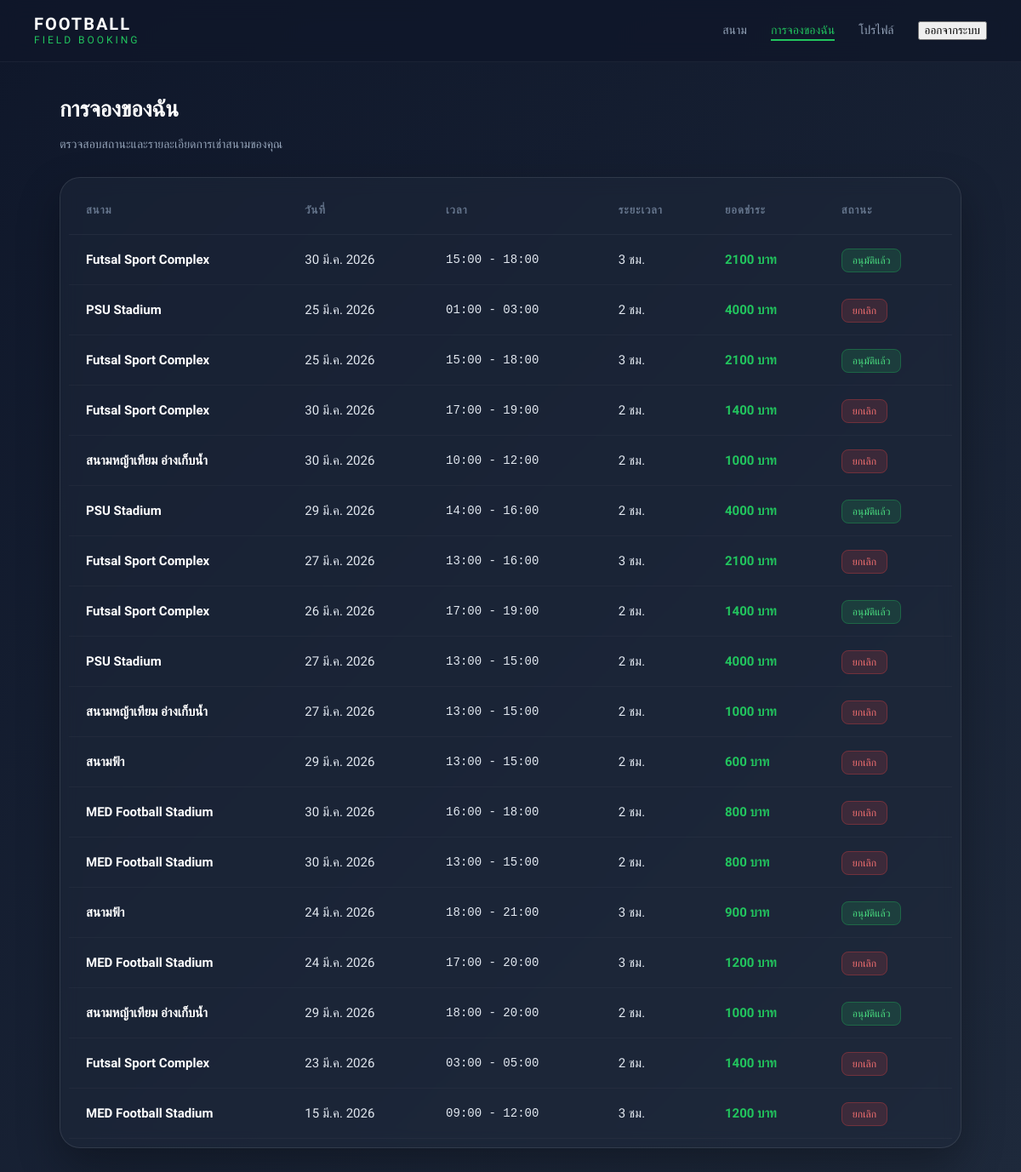
/my-booking/ (signed in), run on an earlier commit of the app's database.
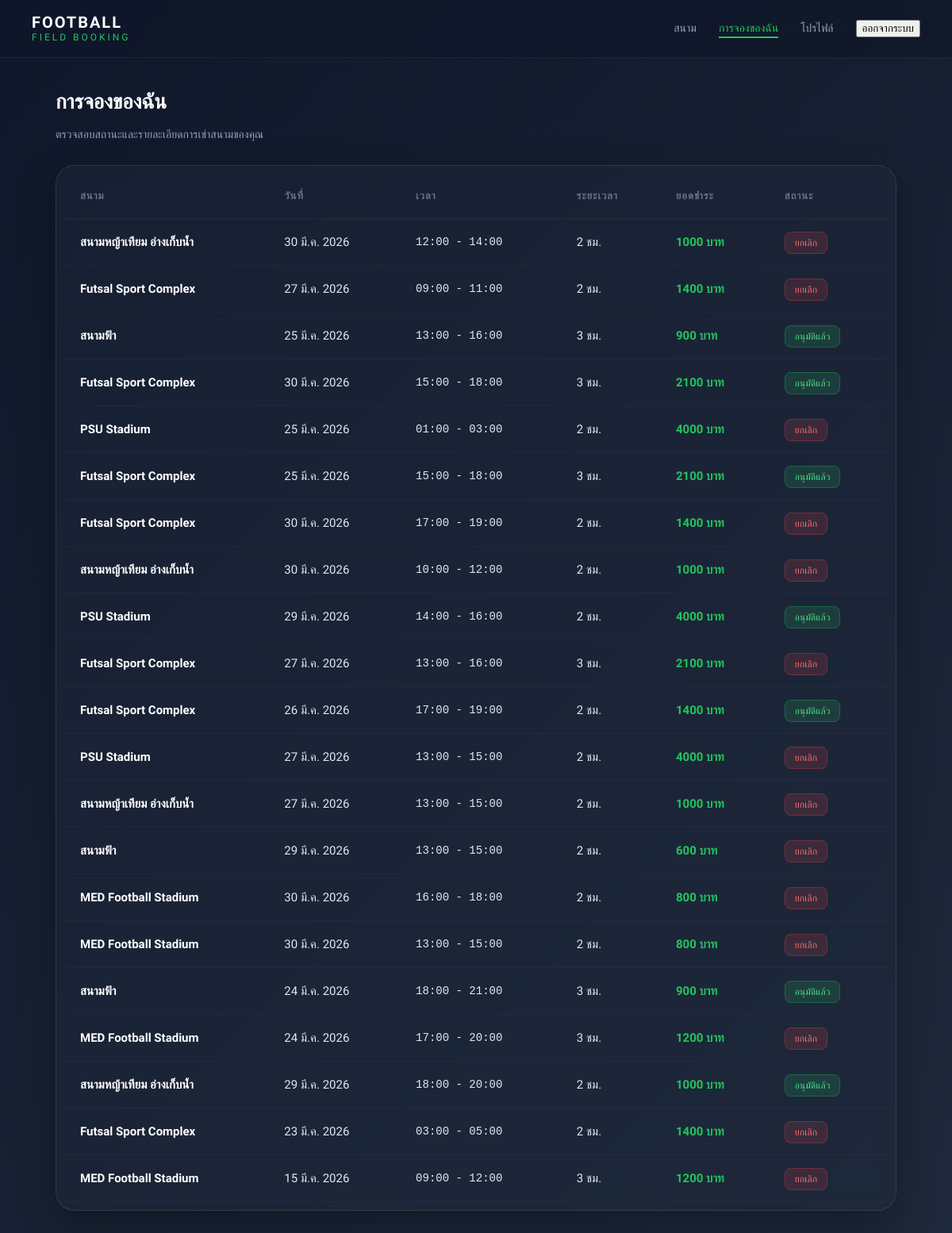
And on a later commit of the database.
### booking/models.py (models this page shows, shortened)
class Booking(models.Model):
    STATUS_CHOICES = (
        ('pending', 'Pending'),
        ('approved', 'Approved'),
        ('rejected', 'Rejected'),
        ('cancelled', 'Cancelled'),
    )
    user = models.ForeignKey(User, on_delete=models.SET_NULL, null=True, blank=True)
    field = models.ForeignKey(Field, on_delete=models.SET_NULL, null=True, blank=True)
    date = models.DateField()
    start_time = models.TimeField()
    end_time = models.TimeField()
    hours = models.IntegerField()
    total_price = models.IntegerField()
    status = models.CharField(max_length=10, choices=STATUS_CHOICES, default='pending')
    slip = models.ImageField(upload_to="slips/", null=True, blank=True)
    is_walkin = models.BooleanField(default=False)
    created_at = models.DateTimeField(auto_now_add=True)
    hours = models.IntegerField()
    water_packs = models.IntegerField(default=0)
    balls = models.IntegerField(default=0)
    class Meta:
        ordering = ['-created_at']

class Field(models.Model):
    name = models.CharField(max_length=100)
    field_type = models.CharField(max_length=20, choices=FIELD_TYPE)
    price = models.IntegerField()
    image = models.ImageField(upload_to='fields/', null=True, blank=True)
    open_time = models.TimeField()
    close_time = models.TimeField()
    is_active = models.BooleanField(default=True)

### booking/views.py (the view)
# urls.py: path('my-booking/', views.my_booking, name='my_booking'),
def my_booking(request):
    bookings = Booking.objects.filter(user=request.user).order_by('-id')
    return render(request, 'booking/my-booking.html', {
        'bookings': bookings
    })

### booking/templates/booking/my-booking.html (shortened to what this page needs)
{% load static %}
<!DOCTYPE html>
<html lang="th">
<head>
    <link rel="stylesheet" href="{% static 'booking/css/my-booking.css' %}">
</head>
<body>
    <nav class="navbar">
        <div class="logo">
            <span class="logo-main">FOOTBALL</span>
            <span class="logo-sub">FIELD BOOKING</span>
        </div>
        <ul class="nav-menu">
            <li><a href="{% url 'home' %}">สนาม</a></li>
            <li><a href="{% url 'my_booking' %}" class="active">การจองของฉัน</a></li>
            <li><a href="{% url 'profile' %}">โปรไฟล์</a></li>
            <li>
                <form action="{% url 'logout' %}" method="post" style="display:inline;">
                    <button type="submit" class="logout-btn">ออกจากระบบ</button>
                </form>
            </li>
        </ul>
    </nav>
    <div class="container">
        <header class="page-header">
            <h1>การจองของฉัน</h1>
            <p class="subtitle">ตรวจสอบสถานะและรายละเอียดการเช่าสนามของคุณ</p>
        </header>
        <div class="table-card">
            <div class="table-wrapper">
                <table>
                    <thead>
                        <tr>
                            <th>สนาม</th>
                            <th>วันที่</th>
                            <th>เวลา</th>
                            <th>ระยะเวลา</th>
                            <th>ยอดชำระ</th>
                            <th>สถานะ</th>
                        </tr>
                    </thead>
                    <tbody>
                        {% if bookings %}
                        {% for booking in bookings %}
                        <tr>
                            <td class="field-info">
                                {% if booking.field %}
                                <span class="name">{{ booking.field.name }}</span>
                                {% else %}
                                <span class="name" style="color: red;">สนามถูกลบออกจากระบบ</span>
                                {% endif %}
                            </td>
                            <td>{{ booking.date|date:"d M Y" }}</td>
                            <td class="time-slot">{{ booking.start_time|time:"H:i" }} - {{ booking.end_time|time:"H:i" }}</td>
                            <td>{{ booking.hours }} ชม.</td>
                            <td class="total-price">{{ booking.total_price }} บาท</td>
                            <td>
                                {% if booking.status == "pending" %}
                                <span class="status-badge pending">รอตรวจสอบ</span>
                                {% elif booking.status == "approved" %}
                                <span class="status-badge approved">อนุมัติแล้ว</span>
                                {% else %}
                                <span class="status-badge rejected">ยกเลิก</span>
                                {% endif %}
                            </td>
                        </tr>
                        {% endfor %}
                        {% endif %}
                    </tbody>
                </table>
            </div>
        </div>
    </div>
</body>
</html>

### booking/static/booking/css/my-booking.css (style rules this page uses)
* { box-sizing: border-box; font-family: 'Prompt', sans-serif; transition: all 0.3s cubic-bezier(0.4, 0, 0.2, 1); }
body { margin: 0; min-height: 100vh; background: linear-gradient(135deg, #0f172a, #1e293b); color: #fff; overflow-x: hidden; }
.navbar { position: sticky; top: 0; z-index: 1000; padding: 18px 40px; display: flex; justify-content: space-between; align-items: center; background: rgba(15, 23, 42, 0.8); backdrop-filter: blur(12px); border-bottom: 1px solid rgba(255, 255, 255, 0.05); }
.logo { line-height: 1; }
.logo-main { display: block; font-size: 20px; font-weight: 700; letter-spacing: 2px; }
.logo-sub { font-size: 12px; font-weight: 500; color: #22c55e; letter-spacing: 3px; }
.nav-menu { list-style: none; display: flex; gap: 28px; margin: 0; padding: 0; }
.nav-menu a { color: #94a3b8; text-decoration: none; font-size: 14px; font-weight: 500; position: relative; padding: 5px 0; }
.nav-menu a:hover, .nav-menu a.active { color: #22c55e; }
.nav-menu a::after { content: ''; position: absolute; bottom: 0; left: 0; width: 0; height: 2px; background: #22c55e; transition: 0.3s; }
.nav-menu a:hover::after, .nav-menu a.active::after { width: 100%; }
.container { max-width: 1100px; margin: 40px auto; padding: 0 20px; }
.page-header { margin-bottom: 30px; }
.page-header h1 { font-size: 26px; font-weight: 700; }
.subtitle { color: #94a3b8; font-size: 14px; }
.table-card { background: rgba(30, 41, 59, 0.5); backdrop-filter: blur(10px); border: 1px solid rgba(255, 255, 255, 0.1); border-radius: 24px; padding: 10px; box-shadow: 0 20px 50px rgba(0, 0, 0, 0.3); }
.table-wrapper { overflow-x: auto; }
table { width: 100%; border-collapse: collapse; min-width: 800px; }
th { text-align: left; padding: 20px; font-size: 13px; font-weight: 600; color: #64748b; text-transform: uppercase; letter-spacing: 1px; border-bottom: 1px solid rgba(255, 255, 255, 0.05); }
td { padding: 20px; font-size: 15px; color: #e2e8f0; border-bottom: 1px solid rgba(255, 255, 255, 0.03); }
.field-info .name { font-weight: 600; color: #fff; display: block; }
.time-slot { font-family: monospace; font-size: 14px; }
.total-price { font-weight: 600; color: #22c55e; }
.status-badge { padding: 6px 12px; border-radius: 8px; font-size: 12px; font-weight: 500; }
.status-badge.approved { background: rgba(34, 197, 94, 0.15); color: #4ade80; border: 1px solid rgba(34, 197, 94, 0.3); }
.status-badge.rejected { background: rgba(239, 68, 68, 0.15); color: #f87171; border: 1px solid rgba(239, 68, 68, 0.3); }

What changed in the data, as far as the page shows it:
added Booking: field.name "สนามหญ้าเทียม อ่างเก็บน้ำ", date "30 มี.ค. 2026", start_time "12:00", end_time "14:00", hours "2", total_price "1000", status "ยกเลิก"
added Booking: field.name "Futsal Sport Complex", date "27 มี.ค. 2026", start_time "09:00", end_time "11:00", hours "2", total_price "1400", status "ยกเลิก"
added Booking: field.name "สนามฟ้า", date "25 มี.ค. 2026", start_time "13:00", end_time "16:00", hours "3", total_price "900", status "อนุมัติแล้ว"
